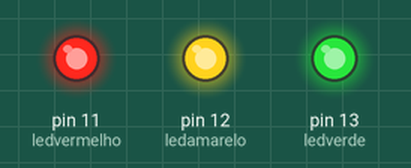
This sketch was run on a simulated Arduino Uno, built with avr-gcc and run on an emulated ATmega328P. Shown: output pins drawn as LEDs (lit = HIGH).

Above: at 0.5 s.
At 3.5 s:
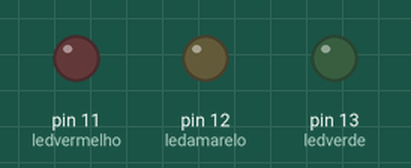
Timing chart, 0 to 4.6 s (numbered marks = the images above):
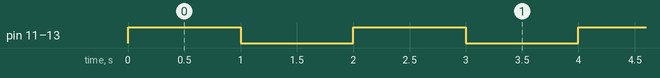

Measured:
- by itself, pin 11 (ledvermelho), pin 12 (ledamarelo), pin 13 (ledverde): alternates HIGH for 1.0 s and LOW for 1.0 s

The sketch:

exemplo_de_leds1.ino
```cpp
// C++ code
//

int ledverde = 13;
int ledamarelo = 12;
int ledvermelho = 11;

void setup()
{
  pinMode(ledverde, OUTPUT);
  pinMode(ledamarelo, OUTPUT);
  pinMode(ledvermelho, OUTPUT);
}

void loop()
{
  digitalWrite(ledverde, HIGH);
   digitalWrite(ledamarelo, HIGH);
   digitalWrite(ledvermelho, HIGH);
  delay(1000); // Wait for 1000 millisecond(s)
  digitalWrite(ledverde, LOW);
   digitalWrite(ledamarelo, LOW);
   digitalWrite(ledvermelho, LOW);
  delay(1000); // Wait for 1000 millisecond(s)
}
```
